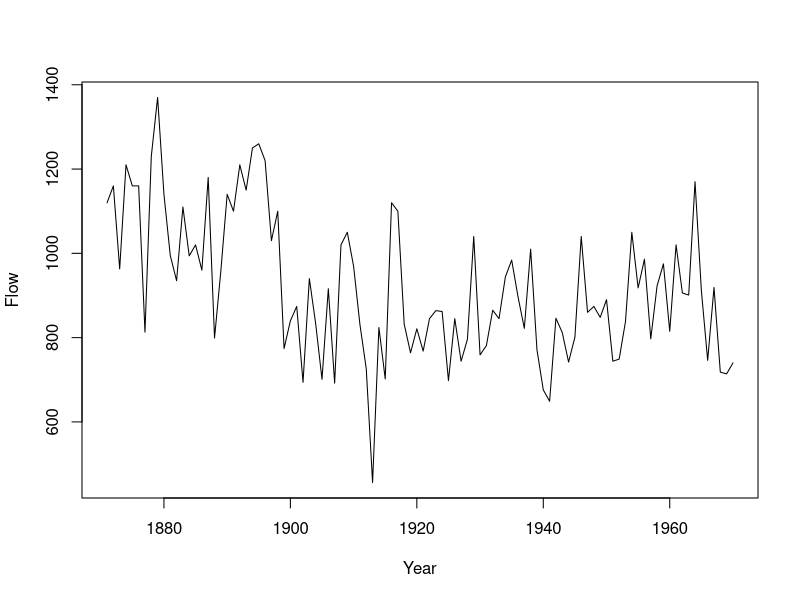
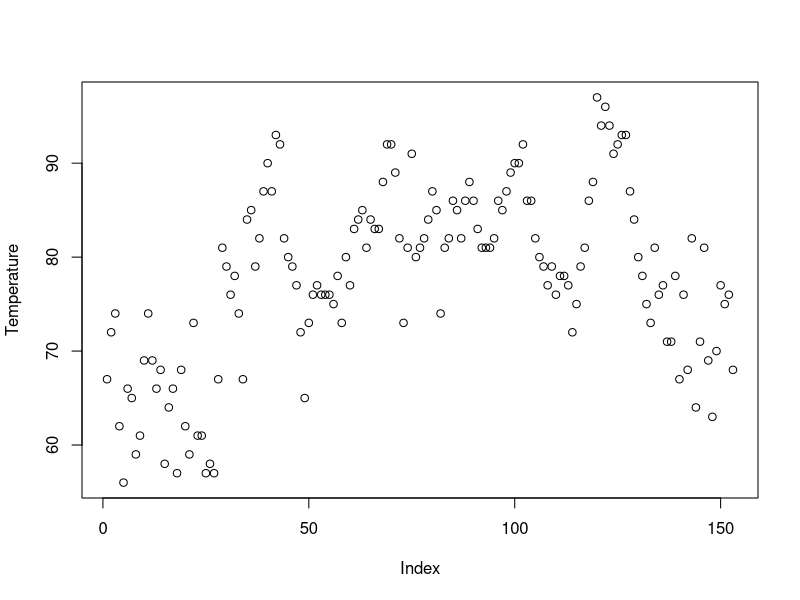
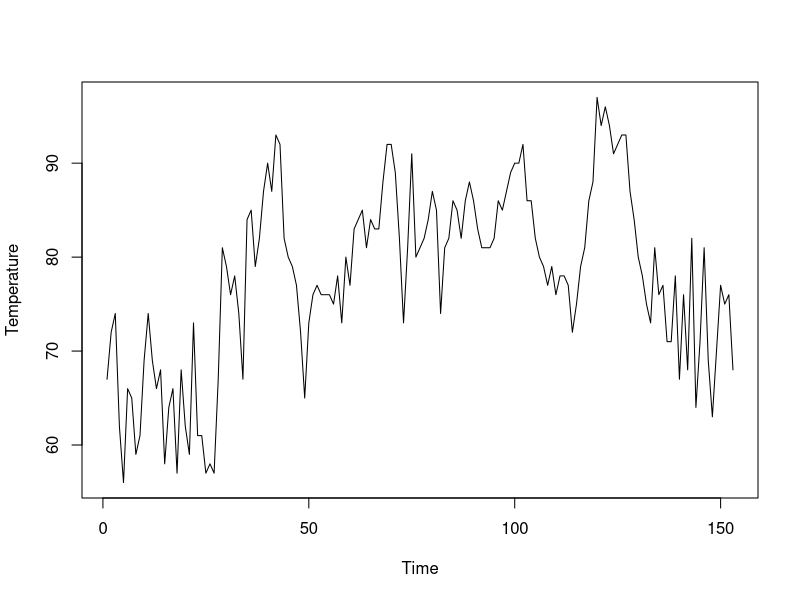
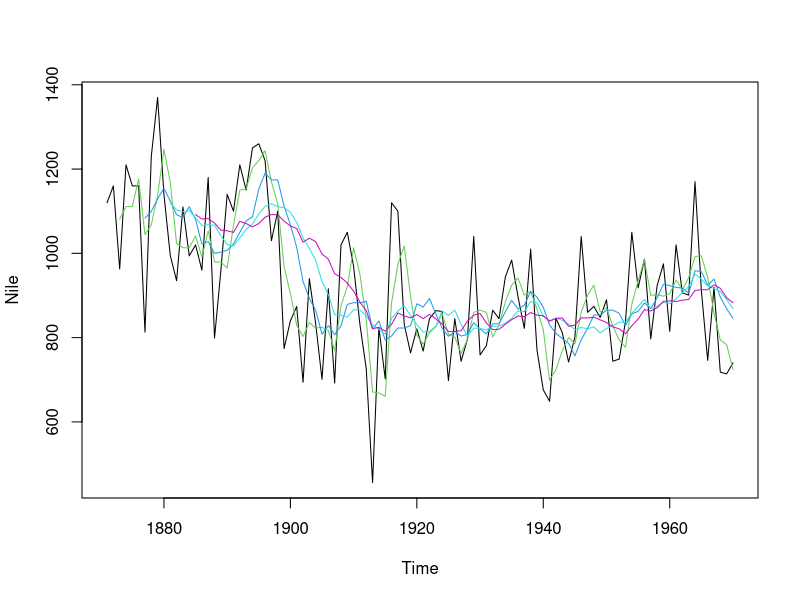
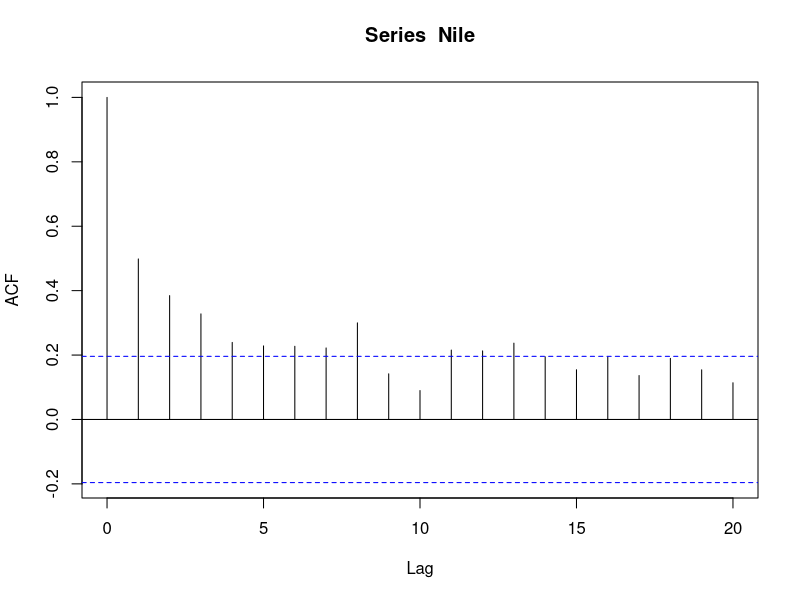
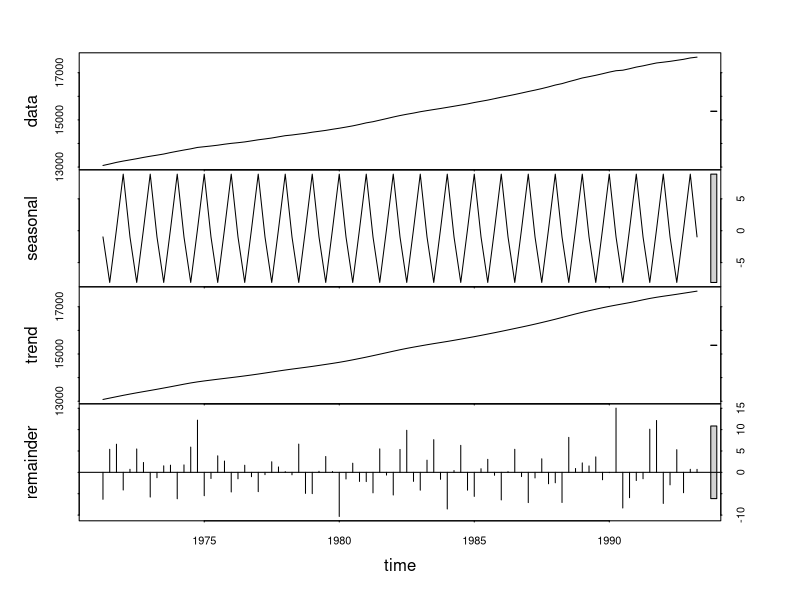
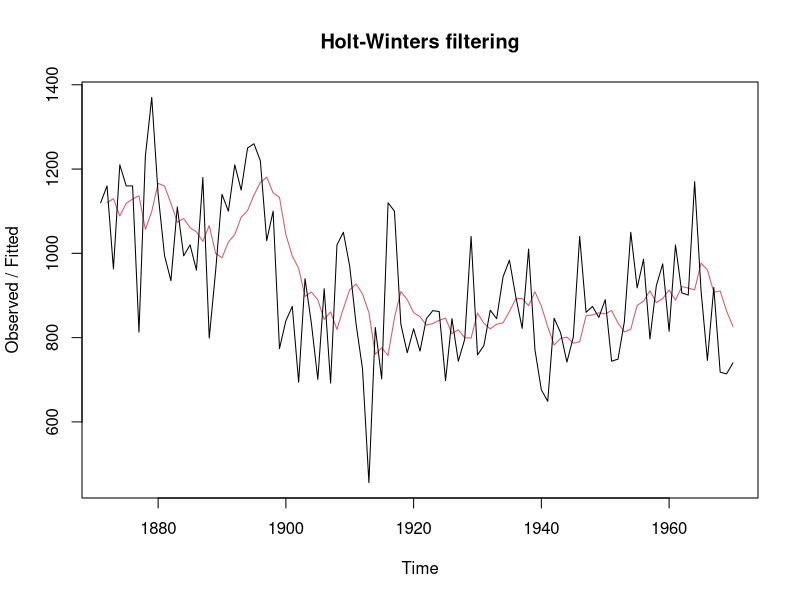
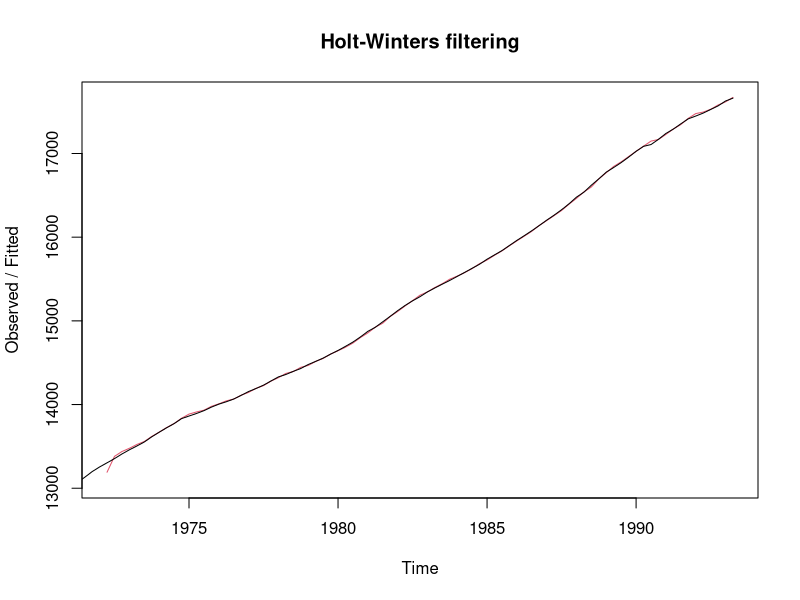

These figures' R source, in order:
## ----IntroData-----------------------------------------------------------
str(LakeHuron) 
str(lynx) 
str(Nile) 

## ----MakeTSTemp----------------------------------------------------------
Temp.ts = as.ts(airquality$Temp) 

## ----NilePlot------------------------------------------------------------
plot(Nile, xlab="Year", ylab="Flow") 

## ----TSPlotsCompared-----------------------------------------------------
plot(airquality$Temp, ylab="Temperature") 
plot(Temp.ts, ylab="Temperature") 

## ----FilterExample-------------------------------------------------------
plot(Nile) 
for(i in 1:4){ 
w=4*i-1 # choose the window (3, 7,11,15) 
lines( (start(Nile)[1]):end(Nile)[1], filter(Nile, rep(1/w, w), sides=1), col=i+2) 
} 

## ----BoxTest-------------------------------------------------------------
Box.test(Nile, lag=20) 

## ----ForecastTests-------------------------------------------------------
library(tseries) 
library(forecast) 
adf.test(Nile) 
pp.test(Nile) 
kpss.test(Nile) 

## ----NileACF-------------------------------------------------------------
acf(Nile) 

## ----NileACFNoPlot-------------------------------------------------------
acf(Nile, plot=FALSE) 
pacf(Nile, plot=FALSE) 

## ----getAustResData------------------------------------------------------
str(austres) 

## ----DecomposeAustRes----------------------------------------------------
AustRes.dec1 = decompose(austres) 
Aust.dec2 =decompose(austres, type="mul") 

## ----STLAustRes----------------------------------------------------------
AustRes.dec3 = stats::stl(austres, s.window="periodic") 
AustRes.dec3 
plot(AustRes.dec3) 

## ----NileHoltWinters-----------------------------------------------------
Nile.hw1 = HoltWinters(Nile, beta=FALSE, gamma = FALSE) 
Nile.hw1 
plot(Nile.hw1) 

## ----AustResHW-----------------------------------------------------------
AustRes.hw1 = HoltWinters(austres) 
AustRes.hw1 
plot(AustRes.hw1) 
AustRes.hw2 = HoltWinters(austres, seasonal="mult") 
AustRes.hw2 
plot(AustRes.hw2) 

